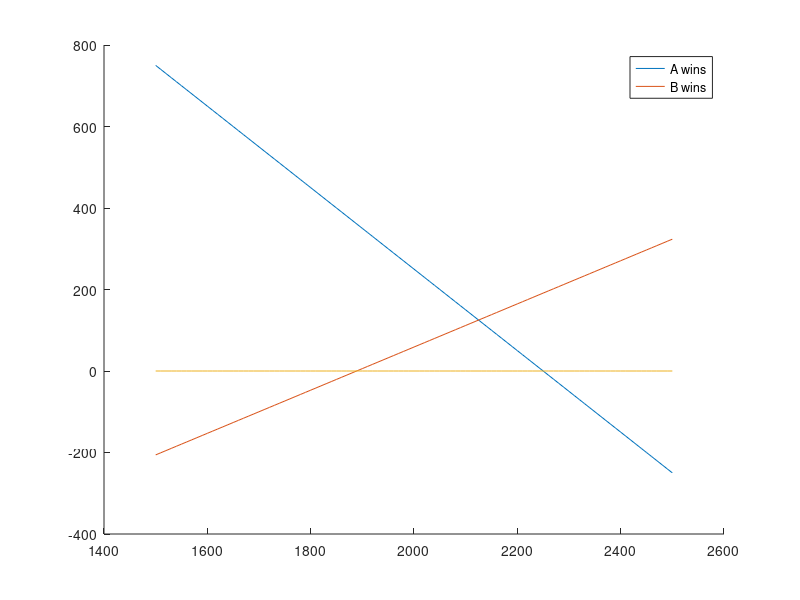

Write the MATLAB code that produced this figure.
% study how to hedge for the game
close all;

invest_A = 1000;
invest_B = 1500:10:2500;

odd_A = 0.4;
odd_B = 1.7;

return_A = invest_A ./ odd_A * 0.9 - invest_B;   % if A wins
return_B = invest_B ./ odd_B * 0.9 - invest_A;  % if B wins

figure;
hold on;
plot(invest_B, return_A);
plot(invest_B, return_B);
plot(invest_B, zeros(size(invest_B)));
legend('A wins', 'B wins');


